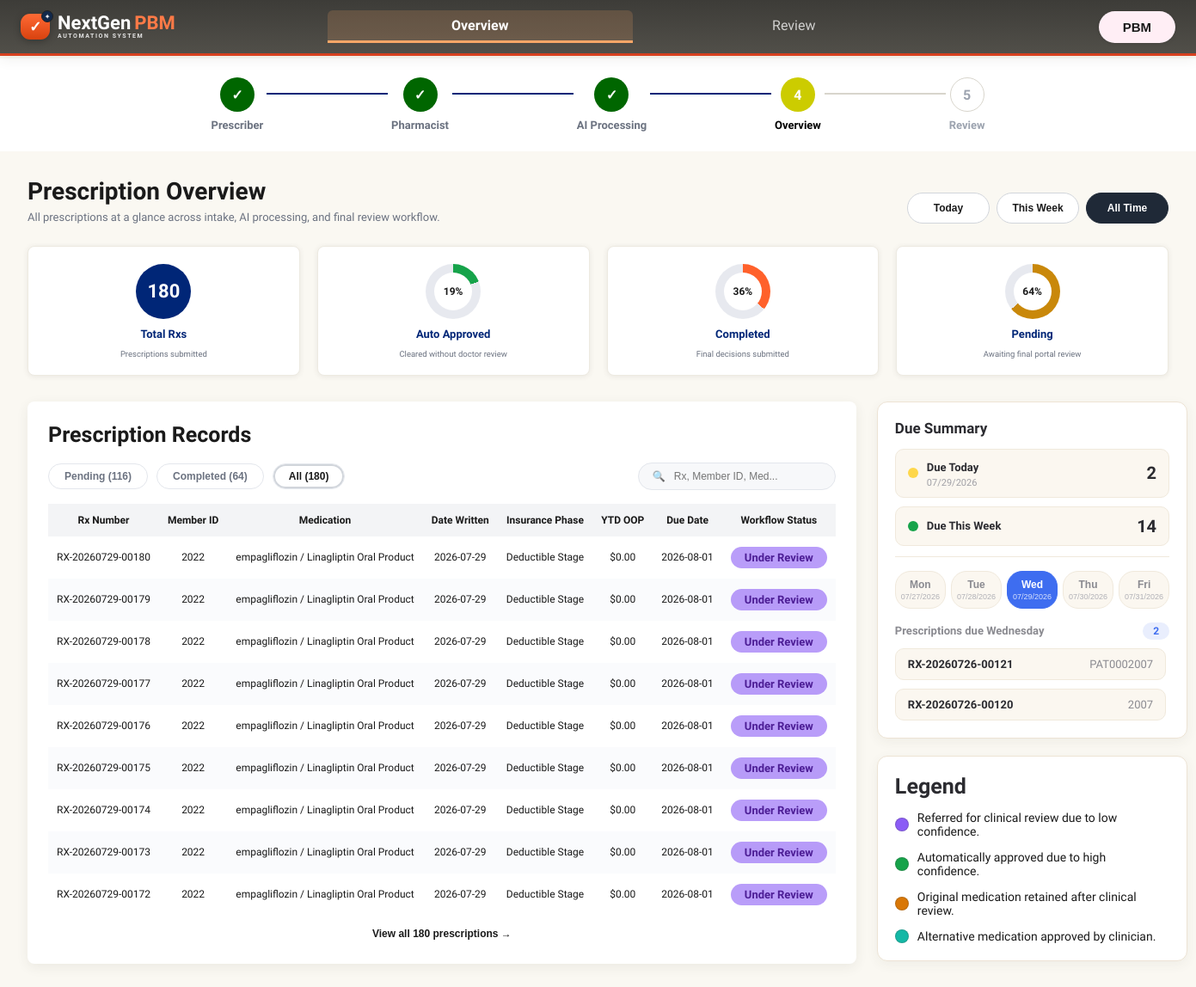
Page /pbm/overview on the committed database.
### tables this page shows
CREATE TABLE pbm_cost_comparison (
    rx_number           TEXT PRIMARY KEY,
    original_tier       TEXT NOT NULL,
    original_price      REAL NOT NULL,
    original_copay      REAL NOT NULL,
    alternative_tier    TEXT NOT NULL,
    alternative_price   REAL NOT NULL,
    alternative_copay   REAL NOT NULL,
    savings             REAL NOT NULL,
    insurance_phase     TEXT,
    ytd_oop             REAL,
    deductible_cap      REAL,
    oop_max_cap         REAL,
    deductible_remaining REAL,
    oop_remaining       REAL,
    drug_name           TEXT,
    generic_name        TEXT,
    dosage              TEXT,
    quantity            INTEGER,
    days_supply         INTEGER,
    formulary_status    TEXT,
    prior_authorization_required INTEGER,
    step_therapy_required INTEGER,
    original_total_cost REAL,
    alternative_total_cost REAL,
    original_plan_paid  REAL,
    alternative_plan_paid REAL,
    estimated_annual_savings REAL,
    member_savings_percentage REAL,
    deductible_met      REAL,
    oop_met             REAL,
    coinsurance_percentage REAL,
    coverage_gap_status TEXT,
    catastrophic_coverage_status TEXT,
    pbm_name            TEXT,
    policy_id           TEXT,
    formulary_version   TEXT,
    effective_date      DATE,
    expiration_date     DATE,
    FOREIGN KEY (rx_number) REFERENCES prescription (rx_number)
);

CREATE TABLE prescription (
    rx_number           TEXT PRIMARY KEY,
    member_id           TEXT NOT NULL,
    prescriber_npi      TEXT NOT NULL,
    medication          TEXT NOT NULL,
    medication_rxcui    TEXT,
    strength            TEXT NOT NULL,
    frequency           TEXT NOT NULL,
    days_supply         INTEGER NOT NULL,
    diagnosis_icd10     TEXT NOT NULL,
    rx_status           TEXT NOT NULL CHECK (rx_status IN ('Submitted', 'Approved', 'Denied', 'Pending')),
    date_written        DATE NOT NULL,
    pharmacy_id         TEXT NOT NULL DEFAULT 'PHARMA001',
    FOREIGN KEY (member_id) REFERENCES patient (member_id),
    FOREIGN KEY (prescriber_npi) REFERENCES provider (prescriber_npi)
);

### app/routes/pbm.py (the view)
@pbm_bp.route('/pbm')
@pbm_bp.route('/pbm/overview')
def overview():
    context = build_pbm_page_context(
        pbm_name=session.get('username') or 'PBM Admin',
        pbm_id=session.get('pbm_id') or 'PBM-001',
    )
    context.setdefault('auto_approve_count', 0)
    return render_template('pages/pbm_overview.html', **context)

### app/templates/pages/pbm_overview.html (shortened to what this page needs)
<!DOCTYPE html>
<html lang="en">
<head>
  <link rel="stylesheet" href="{{ url_for('static', filename='styles/global.css') }}?v={{ css_version }}">
  <link rel="stylesheet" href="{{ url_for('static', filename='styles/app-shell.css') }}?v={{ css_version }}">
  <link rel="stylesheet" href="{{ url_for('static', filename='styles/provider.css') }}?v={{ css_version }}">
  <link rel="stylesheet" href="{{ url_for('static', filename='styles/modals.css') }}?v={{ css_version }}">
</head>
<body>
  <div class="provider-page">
    <header class="top-navbar">
      <div class="top-navbar-left">
        <div class="top-brand" aria-label="NextGen PBM Automation System" role="img">
          <span class="top-brand-mark">
            <span class="top-brand-check">✓</span>
            <span class="top-brand-star">✦</span>
          </span>
          <span class="top-brand-text-wrap">
            <span class="top-brand-wordmark">
              <span class="top-brand-nextgen">NextGen</span>
              <span class="top-brand-pbm">PBM</span>
            </span>
            <span class="top-brand-sub">AUTOMATION SYSTEM</span>
          </span>
        </div>
      </div>
      <nav class="top-navbar-nav provider-nav-tabs">
        <a href="#" class="nav-item active" id="tab-overview">Overview</a>
        <a href="/pbm/review" class="nav-item" id="tab-review">Review</a>
      </nav>
      <div class="top-navbar-right provider-account">
        <button type="button" class="user-role-pill" id="provider-toggle-btn">PBM</button>
      </div>
    </header>
    <div class="provider-stepper">
      <div class="stepper-track">
        <div class="step-node step-done">
          <div class="step-circle step-circle-done">&#10003;</div>
          <div class="step-label step-label-done">Prescriber</div>
        </div>
        <div class="step-connector"></div>
        <div class="step-node step-done">
          <div class="step-circle step-circle-done">&#10003;</div>
          <div class="step-label step-label-done">Pharmacist</div>
        </div>
        <div class="step-connector"></div>
        <div class="step-node step-done">
          <div class="step-circle step-circle-done">&#10003;</div>
          <div class="step-label step-label-done">AI Processing</div>
        </div>
        <div class="step-connector"></div>
        <div class="step-node step-active">
          <div class="step-circle step-circle-active">4</div>
          <div class="step-label step-label-active">Overview</div>
        </div>
        <div class="step-connector step-connector-light"></div>
        <div class="step-node">
          <div class="step-circle step-circle-upcoming">5</div>
          <div class="step-label step-label-muted">Review</div>
        </div>
      </div>
    </div>
    <div class="provider-page-header pbm-overview-header">
      <div>
        <h1>Prescription Overview</h1>
        <p>All prescriptions at a glance across intake, AI processing, and final review workflow.</p>
      </div>
      <div class="pbm-stats-filter" role="group" aria-label="Filter overview statistics by time range">
        <button type="button" class="pbm-stats-filter-btn" data-range="today">Today</button>
        <button type="button" class="pbm-stats-filter-btn" data-range="week">This Week</button>
        <button type="button" class="pbm-stats-filter-btn is-active" data-range="all">All Time</button>
      </div>
    </div>
    <div class="pbm-stats-row">
      <div class="pbm-stat-card">
        <div class="pbm-stat-circle pbm-stat-circle-total">
          <span class="pbm-stat-number" id="pbm-stat-total">{{ all_count }}</span>
        </div>
        <div class="pbm-stat-label">Total Rxs</div>
        <div class="pbm-stat-sub">Prescriptions submitted</div>
      </div>
      <div class="pbm-stat-card">
        <div class="pbm-stat-circle pbm-stat-circle-donut" id="pbm-stat-auto-circle" style="--pct: {{ ((((auto_approve_count | default(0, true)) / all_count) * 100) | round | int) if all_count else 0 }}; --clr: #E7E9EF; --fill: #16A34A;">
          <span class="pbm-stat-number" id="pbm-stat-auto">{{ ((((auto_approve_count | default(0, true)) / all_count) * 100) | round | int) if all_count else 0 }}%</span>
        </div>
        <div class="pbm-stat-label">Auto Approved</div>
        <div class="pbm-stat-sub">Cleared without doctor review</div>
      </div>
      <div class="pbm-stat-card">
        <div class="pbm-stat-circle pbm-stat-circle-donut" id="pbm-stat-completed-circle" style="--pct: {{ ((completed_count / all_count) * 100) | round | int if all_count else 0 }}; --clr: #E7E9EF; --fill: #FF612B;">
          <span class="pbm-stat-number" id="pbm-stat-completed">{{ ((completed_count / all_count) * 100) | round | int if all_count else 0 }}%</span>
        </div>
        <div class="pbm-stat-label">Completed</div>
        <div class="pbm-stat-sub">Final decisions submitted</div>
      </div>
      <div class="pbm-stat-card">
        <div class="pbm-stat-circle pbm-stat-circle-donut" id="pbm-stat-pending-circle" style="--pct: {{ ((pending_count / all_count) * 100) | round | int if all_count else 0 }}; --clr: #E7E9EF; --fill: #C9880A;">
          <span class="pbm-stat-number" id="pbm-stat-pending">{{ ((pending_count / all_count) * 100) | round | int if all_count else 0 }}%</span>
        </div>
        <div class="pbm-stat-label">Pending</div>
        <div class="pbm-stat-sub">Awaiting final portal review</div>
      </div>
    </div>
    <main class="provider-main" id="dashboard-content">
      <section class="records-card">
        <h2 class="records-title">Prescription Records</h2>
        <div class="records-toolbar">
          <div class="records-tabs">
            <button type="button" class="records-tab records-tab-pending" data-filter="pending"><span id="pending-count">Pending ({{ pending_count }})</span></button>
            <button type="button" class="records-tab" data-filter="completed"><span id="completed-count">Completed ({{ completed_count }})</span></button>
            <button type="button" class="records-tab is-active" data-filter="all"><span id="all-count">All ({{ all_count }})</span></button>
          </div>
          <div class="records-search">
            <span class="search-icon">&#128269;</span>
            <input type="text" id="records-search-input" placeholder="Rx, Member ID, Med...">
          </div>
        </div>
        <div class="records-table-wrap">
          <table class="records-table">
            <thead>
              <tr>
                <th>Rx Number</th>
                <th>Member ID</th>
                <th>Medication</th>
                <th>Date Written</th>
                <th>Insurance Phase</th>
                <th>YTD OOP</th>
                <th>Due Date</th>
                <th>Workflow Status</th>
              </tr>
            </thead>
            <tbody id="records-table-body">
              {% for rx in prescriptions %}
                <tr class="records-row {{ 'row-extra' if loop.index > 9 else '' }}"
                  data-rx-number="{{ rx.rx_number }}"
                  data-status="{{ 'completed' if rx.is_completed else 'pending' }}"
                  data-search="{{ (rx.rx_number ~ ' ' ~ rx.member_id ~ ' ' ~ rx.medication) | lower }}">
                <td>{{ rx.rx_number }}</td>
                <td>{{ rx.member_id }}</td>
                <td>{{ rx.medication }}</td>
                <td>{{ rx.date_written }}</td>
                <td>{{ rx.insurance_phase }}</td>
                <td>{{ rx.ytd_oop }}</td>
                <td>{{ rx.due_date }}</td>
                <td>
                  <button type="button" class="status-pill-trigger" aria-label="View workflow status for {{ rx.rx_number }}">
                    <span class="status-pill {{ rx.status_css }}">{{ rx.status_label }}</span>
                  </button>
                </td>
              </tr>
              {% endfor %}
            </tbody>
          </table>
        </div>
        <button type="button" class="view-all-link" id="view-all-btn" data-remaining="{{ all_count - 9 }}">
          View all {{ all_count }} prescriptions &rarr;
        </button>
      </section>
      <aside class="side-column">
        <section class="due-summary-card">
          <h2 class="side-card-title">Due Summary</h2>
          <div class="due-summary-row">
            <span class="due-dot due-dot-today"></span>
            <div style="flex: 1;">
              <span class="due-summary-label due-summary-label-strong">Due Today</span>
              <span class="due-summary-date">{{ today_date }}</span>
            </div>
            <span class="due-summary-count">{{ due_today_count }}</span>
          </div>
          <div class="due-summary-row">
            <span class="due-dot due-dot-week"></span>
            <span class="due-summary-label due-summary-label-strong">Due This Week</span>
            <span class="due-summary-count">{{ due_this_week_count }}</span>
          </div>
          <div class="due-summary-divider"></div>
          <div class="day-tabs" id="day-tabs">
            {% for day in ['Mon', 'Tue', 'Wed', 'Thu', 'Fri'] %}
            <button type="button" class="day-tab {{ 'is-active' if day == active_day else '' }}" data-day="{{ day }}" title="{{ day_dates[day] }}">
              <span class="day-tab-name">{{ day }}</span>
              <span class="day-tab-date">{{ day_dates[day] }}</span>
            </button>
            {% endfor %}
          </div>
          {% set active_day_full = {'Mon': 'Monday', 'Tue': 'Tuesday', 'Wed': 'Wednesday', 'Thu': 'Thursday', 'Fri': 'Friday'}.get(active_day, active_day) %}
          <div class="due-day-header">
            <span id="due-day-label">Prescriptions due {{ active_day_full }}</span>
            <span class="due-day-count" id="due-day-count">{{ due_by_day[active_day] | length }}</span>
          </div>
          <div class="due-day-list" id="due-day-list">
            {% for day, items in due_by_day.items() %}
              {% for rx in items %}
              <div class="due-day-item" data-day="{{ day }}" style="{{ '' if day == active_day else 'display:none;' }}">
                <div class="due-day-item-rx">{{ rx.rx_number }}</div>
                <div class="due-day-item-member">{{ rx.member_id }}</div>
              </div>
              {% endfor %}
            {% endfor %}
          </div>
        </section>
        <section class="legend-card">
          <h2 class="side-card-title">Legend</h2>
          <div class="legend-list">
            {% for item in legend %}
            <div class="legend-item">
              <span class="legend-dot {{ item.css }}"></span>
              <span class="legend-label">{{ item.description }}</span>
            </div>
            {% endfor %}
          </div>
        </section>
      </aside>
    </main>
  </div>
</body>
</html>

### rows in the picture
pbm_cost_comparison: rx_number "RX-20260729-00180", member_id "2022", medication "empagliflozin / Linagliptin Oral Product", date_written "2026-07-29", insurance_phase "Deductible Stage", ytd_oop "$0.00", due_date "2026-08-01", status_label "Under Review"
pbm_cost_comparison: rx_number "RX-20260729-00179", member_id "2022", medication "empagliflozin / Linagliptin Oral Product", date_written "2026-07-29", insurance_phase "Deductible Stage", ytd_oop "$0.00", due_date "2026-08-01", status_label "Under Review"
pbm_cost_comparison: rx_number "RX-20260729-00178", member_id "2022", medication "empagliflozin / Linagliptin Oral Product", date_written "2026-07-29", insurance_phase "Deductible Stage", ytd_oop "$0.00", due_date "2026-08-01", status_label "Under Review"
pbm_cost_comparison: rx_number "RX-20260729-00177", member_id "2022", medication "empagliflozin / Linagliptin Oral Product", date_written "2026-07-29", insurance_phase "Deductible Stage", ytd_oop "$0.00", due_date "2026-08-01", status_label "Under Review"
pbm_cost_comparison: rx_number "RX-20260729-00176", member_id "2022", medication "empagliflozin / Linagliptin Oral Product", date_written "2026-07-29", insurance_phase "Deductible Stage", ytd_oop "$0.00", due_date "2026-08-01", status_label "Under Review"
pbm_cost_comparison: rx_number "RX-20260729-00175", member_id "2022", medication "empagliflozin / Linagliptin Oral Product", date_written "2026-07-29", insurance_phase "Deductible Stage", ytd_oop "$0.00", due_date "2026-08-01", status_label "Under Review"
pbm_cost_comparison: rx_number "RX-20260729-00174", member_id "2022", medication "empagliflozin / Linagliptin Oral Product", date_written "2026-07-29", insurance_phase "Deductible Stage", ytd_oop "$0.00", due_date "2026-08-01", status_label "Under Review"
pbm_cost_comparison: rx_number "RX-20260729-00173", member_id "2022", medication "empagliflozin / Linagliptin Oral Product", date_written "2026-07-29", insurance_phase "Deductible Stage", ytd_oop "$0.00", due_date "2026-08-01", status_label "Under Review"
pbm_cost_comparison: rx_number "RX-20260729-00172", member_id "2022", medication "empagliflozin / Linagliptin Oral Product", date_written "2026-07-29", insurance_phase "Deductible Stage", ytd_oop "$0.00", due_date "2026-08-01", status_label "Under Review"
pbm_cost_comparison: rx_number "RX-20260726-00121", member_id "PAT0002007"
pbm_cost_comparison: rx_number "RX-20260726-00120", member_id "2007"

### other values in the picture
{{ all_count }} "180"
{{ ((pending_count / all_count) * 100) | round | int if all_count else 0 }} "64"
{{ pending_count }} "116"
{{ completed_count }} "64"
{{ today_date }} "07/29/2026"
{{ due_today_count }} "2"
{{ due_this_week_count }} "14"
{{ day }} "Mon" "Tue" "Wed" "Thu" "Fri"
{{ day_dates[day] }} "07/27/2026" "07/28/2026" "07/29/2026" "07/30/2026" "07/31/2026"
{{ active_day_full }} "Wednesday"
{{ due_by_day[active_day] | length }} "2"
{{ item.description }} "Referred for clinical review due to low confidence." "Automatically approved due to high confidence." "Original medication retained after clinical review." "Alternative medication approved by clinician."
